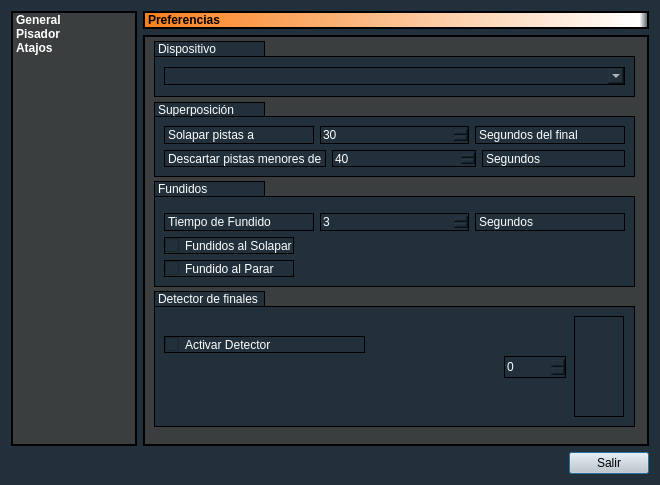
<?xml version="1.0" encoding="UTF-8"?>
<ui version="4.0">
 <class>FrmSetting</class>
 <widget class="QDialog" name="FrmSetting">
  <property name="geometry">
   <rect>
    <x>0</x>
    <y>0</y>
    <width>660</width>
    <height>485</height>
   </rect>
  </property>
  <property name="windowTitle">
   <string>Preferencias</string>
  </property>
  <property name="styleSheet">
   <string notr="true">background-color: rgb(49, 49, 49);
background-color: rgb(33, 48, 58);</string>
  </property>
  <layout class="QVBoxLayout" name="verticalLayout">
   <item>
    <layout class="QGridLayout" name="gridLayout">
     <item row="0" column="1" colspan="2">
      <widget class="QLabel" name="label_2">
       <property name="font">
        <font>
         <pointsize>9</pointsize>
         <weight>75</weight>
         <bold>true</bold>
        </font>
       </property>
       <property name="styleSheet">
        <string notr="true">background-color: rgb(58, 62, 62);
color: rgb(255, 255, 255);
background-color: qlineargradient(spread:pad, x1:0, y1:0, x2:1, y2:0, stop:0 rgba(250, 128, 28, 255), stop:0.98 rgba(255, 255, 255, 255), stop:1 rgba(0, 0, 0, 0));

color: rgb(0, 0, 0);


  border: 2px solid #000000;</string>
       </property>
       <property name="frameShape">
        <enum>QFrame::Box</enum>
       </property>
       <property name="frameShadow">
        <enum>QFrame::Plain</enum>
       </property>
       <property name="text">
        <string>Preferencias</string>
       </property>
      </widget>
     </item>
     <item row="0" column="0" rowspan="2">
      <widget class="QListWidget" name="listWidget">
       <property name="sizePolicy">
        <sizepolicy hsizetype="Preferred" vsizetype="Expanding">
         <horstretch>1</horstretch>
         <verstretch>0</verstretch>
        </sizepolicy>
       </property>
       <property name="minimumSize">
        <size>
         <width>0</width>
         <height>0</height>
        </size>
       </property>
       <property name="font">
        <font>
         <weight>75</weight>
         <bold>true</bold>
        </font>
       </property>
       <property name="styleSheet">
        <string notr="true">background-color: rgb(58, 62, 62);
color: rgb(255, 255, 255);
  border: 2px solid #000000;</string>
       </property>
       <property name="frameShape">
        <enum>QFrame::WinPanel</enum>
       </property>
       <property name="iconSize">
        <size>
         <width>20</width>
         <height>20</height>
        </size>
       </property>
       <property name="currentRow">
        <number>-1</number>
       </property>
       <item>
        <property name="text">
         <string>General</string>
        </property>
        <property name="icon">
         <iconset resource="radit.qrc">
          <normaloff>:/general/iconos/menu/prefer.png</normaloff>:/general/iconos/menu/prefer.png</iconset>
        </property>
       </item>
       <item>
        <property name="text">
         <string>Pisador</string>
        </property>
        <property name="icon">
         <iconset resource="radit.qrc">
          <normaloff>:/general/iconos/menu/prefer.png</normaloff>:/general/iconos/menu/prefer.png</iconset>
        </property>
       </item>
       <item>
        <property name="text">
         <string>Atajos</string>
        </property>
        <property name="icon">
         <iconset resource="radit.qrc">
          <normaloff>:/general/iconos/menu/prefer.png</normaloff>:/general/iconos/menu/prefer.png</iconset>
        </property>
       </item>
      </widget>
     </item>
     <item row="1" column="1" colspan="2">
      <widget class="QStackedWidget" name="stackedWidget">
       <property name="sizePolicy">
        <sizepolicy hsizetype="Preferred" vsizetype="Preferred">
         <horstretch>2</horstretch>
         <verstretch>0</verstretch>
        </sizepolicy>
       </property>
       <property name="styleSheet">
        <string notr="true">background-color: rgb(58, 62, 62);
color: rgb(255, 255, 255);

  border: 1px solid #000000;</string>
       </property>
       <property name="currentIndex">
        <number>0</number>
       </property>
       <widget class="QWidget" name="page_3">
        <widget class="QFrame" name="frame">
         <property name="geometry">
          <rect>
           <x>10</x>
           <y>80</y>
           <width>481</width>
           <height>61</height>
          </rect>
         </property>
         <property name="styleSheet">
          <string notr="true">background-color: rgb(33, 48, 58);</string>
         </property>
         <layout class="QVBoxLayout" name="verticalLayout_4">
          <item>
           <layout class="QHBoxLayout" name="horizontalLayout">
            <item>
             <widget class="QLabel" name="label_5">
              <property name="lineWidth">
               <number>0</number>
              </property>
              <property name="text">
               <string>Solapar pistas a</string>
              </property>
             </widget>
            </item>
            <item>
             <widget class="QSpinBox" name="Solapar">
              <property name="sizePolicy">
               <sizepolicy hsizetype="Minimum" vsizetype="Fixed">
                <horstretch>0</horstretch>
                <verstretch>0</verstretch>
               </sizepolicy>
              </property>
              <property name="maximum">
               <number>100</number>
              </property>
              <property name="value">
               <number>30</number>
              </property>
             </widget>
            </item>
            <item>
             <widget class="QLabel" name="label_6">
              <property name="lineWidth">
               <number>0</number>
              </property>
              <property name="text">
               <string>Segundos del final</string>
              </property>
             </widget>
            </item>
           </layout>
          </item>
          <item>
           <layout class="QHBoxLayout" name="horizontalLayout_10">
            <item>
             <widget class="QLabel" name="label">
              <property name="text">
               <string>Descartar pistas menores de</string>
              </property>
             </widget>
            </item>
            <item>
             <widget class="QSpinBox" name="Descartar">
              <property name="maximum">
               <number>100</number>
              </property>
              <property name="value">
               <number>40</number>
              </property>
             </widget>
            </item>
            <item>
             <widget class="QLabel" name="label_3">
              <property name="text">
               <string>Segundos</string>
              </property>
             </widget>
            </item>
           </layout>
          </item>
         </layout>
        </widget>
        <widget class="QFrame" name="frame_2">
         <property name="geometry">
          <rect>
           <x>10</x>
           <y>160</y>
           <width>481</width>
           <height>91</height>
          </rect>
         </property>
         <property name="styleSheet">
          <string notr="true">background-color: rgb(33, 48, 58);</string>
         </property>
         <layout class="QVBoxLayout" name="verticalLayout_3">
          <item>
           <spacer name="verticalSpacer_3">
            <property name="orientation">
             <enum>Qt::Vertical</enum>
            </property>
            <property name="sizeHint" stdset="0">
             <size>
              <width>20</width>
              <height>40</height>
             </size>
            </property>
           </spacer>
          </item>
          <item>
           <layout class="QHBoxLayout" name="horizontalLayout_3">
            <item>
             <widget class="QLabel" name="label_7">
              <property name="lineWidth">
               <number>0</number>
              </property>
              <property name="text">
               <string>Tiempo de Fundido</string>
              </property>
             </widget>
            </item>
            <item>
             <widget class="QSpinBox" name="Fundir">
              <property name="sizePolicy">
               <sizepolicy hsizetype="Minimum" vsizetype="Fixed">
                <horstretch>0</horstretch>
                <verstretch>0</verstretch>
               </sizepolicy>
              </property>
              <property name="maximum">
               <number>100</number>
              </property>
              <property name="value">
               <number>3</number>
              </property>
             </widget>
            </item>
            <item>
             <widget class="QLabel" name="label_8">
              <property name="text">
               <string>Segundos</string>
              </property>
             </widget>
            </item>
           </layout>
          </item>
          <item>
           <layout class="QHBoxLayout" name="horizontalLayout_4">
            <item>
             <layout class="QVBoxLayout" name="verticalLayout_2">
              <item>
               <widget class="QCheckBox" name="FundirSolapar">
                <property name="text">
                 <string>Fundidos al Solapar</string>
                </property>
                <property name="checkable">
                 <bool>true</bool>
                </property>
                <property name="checked">
                 <bool>false</bool>
                </property>
               </widget>
              </item>
              <item>
               <widget class="QCheckBox" name="FundirParar">
                <property name="text">
                 <string>Fundido al Parar</string>
                </property>
               </widget>
              </item>
             </layout>
            </item>
            <item>
             <spacer name="horizontalSpacer_2">
              <property name="orientation">
               <enum>Qt::Horizontal</enum>
              </property>
              <property name="sizeHint" stdset="0">
               <size>
                <width>40</width>
                <height>20</height>
               </size>
              </property>
             </spacer>
            </item>
           </layout>
          </item>
         </layout>
        </widget>
        <widget class="QFrame" name="frame_3">
         <property name="geometry">
          <rect>
           <x>10</x>
           <y>20</y>
           <width>481</width>
           <height>41</height>
          </rect>
         </property>
         <property name="styleSheet">
          <string notr="true">background-color: rgb(33, 48, 58);</string>
         </property>
         <layout class="QVBoxLayout" name="verticalLayout_5">
          <item>
           <layout class="QHBoxLayout" name="horizontalLayout_5">
            <item>
             <widget class="QComboBox" name="Dispositivo"/>
            </item>
           </layout>
          </item>
         </layout>
        </widget>
        <widget class="QFrame" name="frame_4">
         <property name="geometry">
          <rect>
           <x>10</x>
           <y>270</y>
           <width>481</width>
           <height>121</height>
          </rect>
         </property>
         <property name="styleSheet">
          <string notr="true">background-color: rgb(33, 48, 58);</string>
         </property>
         <widget class="QCheckBox" name="Detector">
          <property name="geometry">
           <rect>
            <x>10</x>
            <y>30</y>
            <width>201</width>
            <height>17</height>
           </rect>
          </property>
          <property name="text">
           <string>Activar Detector</string>
          </property>
         </widget>
         <widget class="QVUMeter" name="VuNivel">
          <property name="geometry">
           <rect>
            <x>420</x>
            <y>10</y>
            <width>50</width>
            <height>101</height>
           </rect>
          </property>
          <property name="toolTip">
           <string>VU Meter</string>
          </property>
          <property name="whatsThis">
           <string>VU Meter</string>
          </property>
          <property name="colorBg">
           <color>
            <red>33</red>
            <green>48</green>
            <blue>58</blue>
           </color>
          </property>
          <property name="colorValue">
           <color>
            <red>33</red>
            <green>48</green>
            <blue>58</blue>
           </color>
          </property>
          <property name="colorLow">
           <color>
            <red>79</red>
            <green>145</green>
            <blue>255</blue>
           </color>
          </property>
          <property name="colorHigh">
           <color>
            <red>79</red>
            <green>145</green>
            <blue>255</blue>
           </color>
          </property>
          <property name="maxValue">
           <double>120.000000000000000</double>
          </property>
         </widget>
         <widget class="QDoubleSpinBox" name="DetectorNivel">
          <property name="geometry">
           <rect>
            <x>350</x>
            <y>50</y>
            <width>62</width>
            <height>22</height>
           </rect>
          </property>
          <property name="decimals">
           <number>0</number>
          </property>
         </widget>
        </widget>
        <widget class="QLabel" name="label_4">
         <property name="geometry">
          <rect>
           <x>10</x>
           <y>5</y>
           <width>111</width>
           <height>16</height>
          </rect>
         </property>
         <property name="styleSheet">
          <string notr="true">background-color: rgb(33, 48, 58);
color: rgb(255, 255, 255);</string>
         </property>
         <property name="text">
          <string>Dispositivo</string>
         </property>
        </widget>
        <widget class="QLabel" name="label_9">
         <property name="geometry">
          <rect>
           <x>10</x>
           <y>66</y>
           <width>111</width>
           <height>15</height>
          </rect>
         </property>
         <property name="styleSheet">
          <string notr="true">background-color: rgb(33, 48, 58);
color: rgb(255, 255, 255);</string>
         </property>
         <property name="text">
          <string>Superposición</string>
         </property>
        </widget>
        <widget class="QLabel" name="label_10">
         <property name="geometry">
          <rect>
           <x>10</x>
           <y>145</y>
           <width>111</width>
           <height>16</height>
          </rect>
         </property>
         <property name="styleSheet">
          <string notr="true">background-color: rgb(33, 48, 58);
color: rgb(255, 255, 255);</string>
         </property>
         <property name="text">
          <string>Fundidos</string>
         </property>
        </widget>
        <widget class="QLabel" name="label_11">
         <property name="geometry">
          <rect>
           <x>10</x>
           <y>255</y>
           <width>111</width>
           <height>16</height>
          </rect>
         </property>
         <property name="styleSheet">
          <string notr="true">background-color: rgb(33, 48, 58);
color: rgb(255, 255, 255);</string>
         </property>
         <property name="text">
          <string>Detector de finales</string>
         </property>
        </widget>
       </widget>
       <widget class="QWidget" name="page_2">
        <widget class="QFrame" name="frame_9">
         <property name="geometry">
          <rect>
           <x>10</x>
           <y>20</y>
           <width>481</width>
           <height>46</height>
          </rect>
         </property>
         <property name="styleSheet">
          <string notr="true">background-color: rgb(33, 48, 58);</string>
         </property>
         <layout class="QVBoxLayout" name="verticalLayout_10">
          <item>
           <spacer name="verticalSpacer_5">
            <property name="orientation">
             <enum>Qt::Vertical</enum>
            </property>
            <property name="sizeType">
             <enum>QSizePolicy::Ignored</enum>
            </property>
            <property name="sizeHint" stdset="0">
             <size>
              <width>20</width>
              <height>40</height>
             </size>
            </property>
           </spacer>
          </item>
          <item>
           <layout class="QHBoxLayout" name="horizontalLayout_12">
            <item>
             <widget class="QLabel" name="label_15">
              <property name="lineWidth">
               <number>0</number>
              </property>
              <property name="text">
               <string>Variación de</string>
              </property>
             </widget>
            </item>
            <item>
             <widget class="QSpinBox" name="Transicion">
              <property name="sizePolicy">
               <sizepolicy hsizetype="Minimum" vsizetype="Fixed">
                <horstretch>0</horstretch>
                <verstretch>0</verstretch>
               </sizepolicy>
              </property>
              <property name="maximum">
               <number>5000</number>
              </property>
              <property name="value">
               <number>500</number>
              </property>
             </widget>
            </item>
            <item>
             <widget class="QLabel" name="label_16">
              <property name="lineWidth">
               <number>0</number>
              </property>
              <property name="text">
               <string>Milisegundos</string>
              </property>
             </widget>
            </item>
           </layout>
          </item>
         </layout>
        </widget>
        <widget class="QFrame" name="frame_19">
         <property name="geometry">
          <rect>
           <x>10</x>
           <y>90</y>
           <width>481</width>
           <height>121</height>
          </rect>
         </property>
         <property name="styleSheet">
          <string notr="true">background-color: rgb(33, 48, 58);</string>
         </property>
         <widget class="QVUMeter" name="VuNivel2_3">
          <property name="geometry">
           <rect>
            <x>420</x>
            <y>10</y>
            <width>50</width>
            <height>101</height>
           </rect>
          </property>
          <property name="toolTip">
           <string>VU Meter</string>
          </property>
          <property name="whatsThis">
           <string>VU Meter</string>
          </property>
          <property name="colorBg">
           <color>
            <red>33</red>
            <green>48</green>
            <blue>58</blue>
           </color>
          </property>
          <property name="colorValue">
           <color>
            <red>33</red>
            <green>48</green>
            <blue>58</blue>
           </color>
          </property>
          <property name="colorLow">
           <color>
            <red>79</red>
            <green>145</green>
            <blue>255</blue>
           </color>
          </property>
          <property name="colorHigh">
           <color>
            <red>79</red>
            <green>145</green>
            <blue>255</blue>
           </color>
          </property>
          <property name="leftValue">
           <double>0.150000000000000</double>
          </property>
          <property name="rightValue">
           <double>0.150000000000000</double>
          </property>
          <property name="maxValue">
           <double>1.000000000000000</double>
          </property>
         </widget>
         <widget class="QDoubleSpinBox" name="Locucion">
          <property name="geometry">
           <rect>
            <x>350</x>
            <y>50</y>
            <width>62</width>
            <height>22</height>
           </rect>
          </property>
          <property name="decimals">
           <number>2</number>
          </property>
          <property name="maximum">
           <double>1.000000000000000</double>
          </property>
          <property name="singleStep">
           <double>0.010000000000000</double>
          </property>
          <property name="value">
           <double>0.150000000000000</double>
          </property>
         </widget>
        </widget>
        <widget class="QLabel" name="label_12">
         <property name="geometry">
          <rect>
           <x>10</x>
           <y>5</y>
           <width>111</width>
           <height>16</height>
          </rect>
         </property>
         <property name="styleSheet">
          <string notr="true">background-color: rgb(33, 48, 58);
color: rgb(255, 255, 255);</string>
         </property>
         <property name="text">
          <string>Transición</string>
         </property>
        </widget>
        <widget class="QLabel" name="label_13">
         <property name="geometry">
          <rect>
           <x>10</x>
           <y>75</y>
           <width>111</width>
           <height>16</height>
          </rect>
         </property>
         <property name="styleSheet">
          <string notr="true">background-color: rgb(33, 48, 58);
color: rgb(255, 255, 255);</string>
         </property>
         <property name="text">
          <string>Locución</string>
         </property>
        </widget>
       </widget>
       <widget class="QWidget" name="page">
        <widget class="QLabel" name="label_14">
         <property name="geometry">
          <rect>
           <x>10</x>
           <y>10</y>
           <width>111</width>
           <height>16</height>
          </rect>
         </property>
         <property name="styleSheet">
          <string notr="true">background-color: rgb(33, 48, 58);
color: rgb(255, 255, 255);</string>
         </property>
         <property name="text">
          <string>Play:</string>
         </property>
        </widget>
        <widget class="QLineEdit" name="ShortcutPlay">
         <property name="geometry">
          <rect>
           <x>130</x>
           <y>10</y>
           <width>113</width>
           <height>20</height>
          </rect>
         </property>
        </widget>
        <widget class="QLabel" name="label_15">
         <property name="geometry">
          <rect>
           <x>10</x>
           <y>40</y>
           <width>111</width>
           <height>16</height>
          </rect>
         </property>
         <property name="styleSheet">
          <string notr="true">background-color: rgb(33, 48, 58);
color: rgb(255, 255, 255);</string>
         </property>
         <property name="text">
          <string>Stop:</string>
         </property>
        </widget>
        <widget class="QLineEdit" name="ShortcutStop">
         <property name="geometry">
          <rect>
           <x>130</x>
           <y>40</y>
           <width>113</width>
           <height>20</height>
          </rect>
         </property>
        </widget>
        <widget class="QLabel" name="label_16">
         <property name="geometry">
          <rect>
           <x>10</x>
           <y>70</y>
           <width>111</width>
           <height>16</height>
          </rect>
         </property>
         <property name="styleSheet">
          <string notr="true">background-color: rgb(33, 48, 58);
color: rgb(255, 255, 255);</string>
         </property>
         <property name="text">
          <string>Siguiente:</string>
         </property>
        </widget>
        <widget class="QLineEdit" name="ShortcutNext">
         <property name="geometry">
          <rect>
           <x>130</x>
           <y>70</y>
           <width>113</width>
           <height>20</height>
          </rect>
         </property>
        </widget>
        <widget class="QLabel" name="label_17">
         <property name="geometry">
          <rect>
           <x>10</x>
           <y>100</y>
           <width>111</width>
           <height>16</height>
          </rect>
         </property>
         <property name="styleSheet">
          <string notr="true">background-color: rgb(33, 48, 58);
color: rgb(255, 255, 255);</string>
         </property>
         <property name="text">
          <string>Anterior:</string>
         </property>
        </widget>
        <widget class="QLineEdit" name="ShortcutPrev">
         <property name="geometry">
          <rect>
           <x>130</x>
           <y>100</y>
           <width>113</width>
           <height>20</height>
          </rect>
         </property>
        </widget>
       </widget>
      </widget>
     </item>
    </layout>
   </item>
   <item>
    <layout class="QHBoxLayout" name="horizontalLayout_2">
     <item>
      <spacer name="horizontalSpacer">
       <property name="orientation">
        <enum>Qt::Horizontal</enum>
       </property>
       <property name="sizeHint" stdset="0">
        <size>
         <width>40</width>
         <height>20</height>
        </size>
       </property>
      </spacer>
     </item>
     <item>
      <widget class="QPushButton" name="BtnSalir">
       <property name="styleSheet">
        <string notr="true">QPushButton {

background-color: rgb(207, 207, 207);
color: rgb(0, 0, 0);

    
 }

 

QPushButton:hover {
     background-color: qlineargradient(x1: 0, y1: 0, x2: 0, y2: 1,
                                       stop: 0 #f5b14e, stop: 1 #fff9ef);
 }

</string>
       </property>
       <property name="text">
        <string>Salir</string>
       </property>
      </widget>
     </item>
    </layout>
   </item>
  </layout>
 </widget>
 <customwidgets>
  <customwidget>
   <class>QVUMeter</class>
   <extends>QWidget</extends>
   <header>qvumeter.h</header>
  </customwidget>
 </customwidgets>
 <resources>
  <include location="radit.qrc"/>
 </resources>
 <connections>
  <connection>
   <sender>listWidget</sender>
   <signal>currentRowChanged(int)</signal>
   <receiver>stackedWidget</receiver>
   <slot>setCurrentIndex(int)</slot>
   <hints>
    <hint type="sourcelabel">
     <x>93</x>
     <y>205</y>
    </hint>
    <hint type="destinationlabel">
     <x>398</x>
     <y>205</y>
    </hint>
   </hints>
  </connection>
  <connection>
   <sender>listWidget</sender>
   <signal>currentTextChanged(QString)</signal>
   <receiver>label_2</receiver>
   <slot>setText(QString)</slot>
   <hints>
    <hint type="sourcelabel">
     <x>89</x>
     <y>101</y>
    </hint>
    <hint type="destinationlabel">
     <x>235</x>
     <y>27</y>
    </hint>
   </hints>
  </connection>
  <connection>
   <sender>DetectorNivel</sender>
   <signal>valueChanged(double)</signal>
   <receiver>VuNivel</receiver>
   <slot>setLeftValue(double)</slot>
   <hints>
    <hint type="sourcelabel">
     <x>536</x>
     <y>370</y>
    </hint>
    <hint type="destinationlabel">
     <x>591</x>
     <y>376</y>
    </hint>
   </hints>
  </connection>
  <connection>
   <sender>DetectorNivel</sender>
   <signal>valueChanged(double)</signal>
   <receiver>VuNivel</receiver>
   <slot>setRightValue(double)</slot>
   <hints>
    <hint type="sourcelabel">
     <x>540</x>
     <y>357</y>
    </hint>
    <hint type="destinationlabel">
     <x>603</x>
     <y>358</y>
    </hint>
   </hints>
  </connection>
  <connection>
   <sender>Locucion</sender>
   <signal>valueChanged(double)</signal>
   <receiver>VuNivel2_3</receiver>
   <slot>setLeftValue(double)</slot>
   <hints>
    <hint type="sourcelabel">
     <x>540</x>
     <y>193</y>
    </hint>
    <hint type="destinationlabel">
     <x>580</x>
     <y>202</y>
    </hint>
   </hints>
  </connection>
  <connection>
   <sender>Locucion</sender>
   <signal>valueChanged(double)</signal>
   <receiver>VuNivel2_3</receiver>
   <slot>setRightValue(double)</slot>
   <hints>
    <hint type="sourcelabel">
     <x>515</x>
     <y>189</y>
    </hint>
    <hint type="destinationlabel">
     <x>584</x>
     <y>182</y>
    </hint>
   </hints>
  </connection>
 </connections>
 <slots>
  <slot>ClickSalir()</slot>
 </slots>
</ui>
